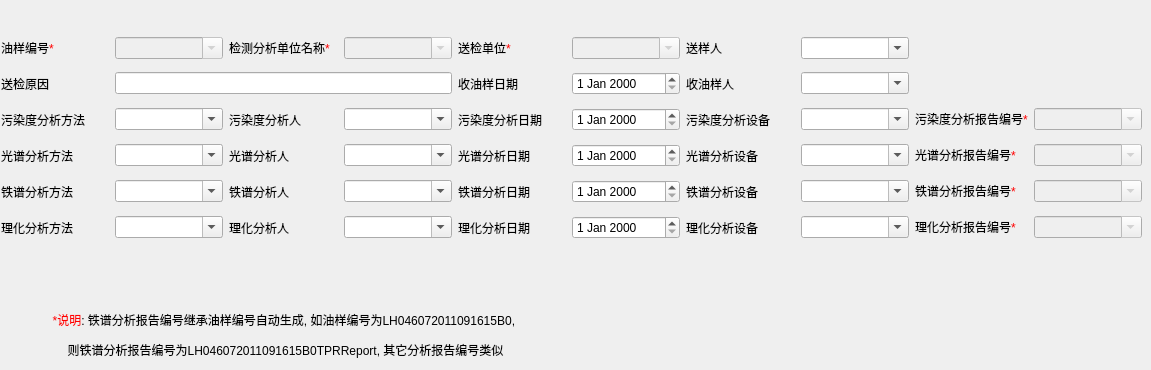
   <widget class="QWidget" name="tab_23">
    <attribute name="title">
     <string>油样检测分析信息</string>
    </attribute>
    <widget class="QLabel" name="label_291">
     <property name="geometry">
      <rect>
       <x>0</x>
       <y>310</y>
       <width>571</width>
       <height>51</height>
      </rect>
     </property>
     <property name="text">
      <string>&lt;html&gt;&lt;head/&gt;&lt;body&gt;&lt;p align=&quot;center&quot;&gt;&lt;span style=&quot; color:#ff0000;&quot;&gt;*说明&lt;/span&gt;: 铁谱分析报告编号继承油样编号自动生成, 如油样编号为LH046072011091615B0, &lt;/p&gt;&lt;p align=&quot;center&quot;&gt;       则铁谱分析报告编号为LH046072011091615B0TPRReport, 其它分析报告编号类似&lt;/p&gt;&lt;/body&gt;&lt;/html&gt;</string>
     </property>
    </widget>
    <widget class="QWidget" name="layoutWidget_23">
     <property name="geometry">
      <rect>
       <x>1</x>
       <y>30</y>
       <width>1141</width>
       <height>221</height>
      </rect>
     </property>
     <layout class="QGridLayout" name="gridLayout_23">
      <item row="0" column="0">
       <widget class="QLabel" name="label_292">
        <property name="text">
         <string>&lt;html&gt;&lt;head/&gt;&lt;body&gt;&lt;p&gt;油样编号&lt;span style=&quot; color:#ff0000;&quot;&gt;*&lt;/span&gt;&lt;/p&gt;&lt;/body&gt;&lt;/html&gt;</string>
        </property>
       </widget>
      </item>
      <item row="0" column="1">
       <widget class="QComboBox" name="_comboBoxOilAnalyzeOilSampleID_3">
        <property name="enabled">
         <bool>false</bool>
        </property>
        <property name="editable">
         <bool>true</bool>
        </property>
       </widget>
      </item>
      <item row="0" column="3">
       <widget class="QComboBox" name="_comboBoxOilAnalyzeUnitName_3">
        <property name="enabled">
         <bool>false</bool>
        </property>
        <property name="editable">
         <bool>true</bool>
        </property>
       </widget>
      </item>
      <item row="0" column="2">
       <widget class="QLabel" name="label_293">
        <property name="text">
         <string>&lt;html&gt;&lt;head/&gt;&lt;body&gt;&lt;p&gt;检测分析单位名称&lt;span style=&quot; color:#ff0000;&quot;&gt;*&lt;/span&gt;&lt;/p&gt;&lt;/body&gt;&lt;/html&gt;</string>
        </property>
       </widget>
      </item>
      <item row="0" column="4">
       <widget class="QLabel" name="label_294">
        <property name="text">
         <string>&lt;html&gt;&lt;head/&gt;&lt;body&gt;&lt;p&gt;送检单位&lt;span style=&quot; color:#ff0000;&quot;&gt;*&lt;/span&gt;&lt;/p&gt;&lt;/body&gt;&lt;/html&gt;</string>
        </property>
       </widget>
      </item>
      <item row="0" column="5">
       <widget class="QComboBox" name="_comboBoxOilAnalyzeSendUnit_3">
        <property name="enabled">
         <bool>false</bool>
        </property>
        <property name="editable">
         <bool>true</bool>
        </property>
       </widget>
      </item>
      <item row="0" column="6">
       <widget class="QLabel" name="label_295">
        <property name="text">
         <string>送样人</string>
        </property>
       </widget>
      </item>
      <item row="1" column="6">
       <widget class="QLabel" name="label_298">
        <property name="text">
         <string>收油样人</string>
        </property>
       </widget>
      </item>
      <item row="1" column="0">
       <widget class="QLabel" name="label_296">
        <property name="text">
         <string>送检原因</string>
        </property>
       </widget>
      </item>
      <item row="0" column="7">
       <widget class="QComboBox" name="_comboBoxOilAnalyzeSendGuy_3">
        <property name="editable">
         <bool>true</bool>
        </property>
       </widget>
      </item>
      <item row="2" column="1">
       <widget class="QComboBox" name="_comboBoxOilAnalyzePollutionLevelMethod_3">
        <property name="editable">
         <bool>true</bool>
        </property>
       </widget>
      </item>
      <item row="1" column="4">
       <widget class="QLabel" name="label_297">
        <property name="text">
         <string>收油样日期</string>
        </property>
       </widget>
      </item>
      <item row="1" column="5">
       <widget class="QDateEdit" name="_dateEditOilAnalyzeReceiveDate_3"/>
      </item>
      <item row="1" column="7">
       <widget class="QComboBox" name="_comboBoxOilAnalyzeReceiveGuy_3">
        <property name="editable">
         <bool>true</bool>
        </property>
       </widget>
      </item>
      <item row="2" column="0">
       <widget class="QLabel" name="label_299">
        <property name="text">
         <string>污染度分析方法</string>
        </property>
       </widget>
      </item>
      <item row="2" column="3">
       <widget class="QComboBox" name="_comboBoxOilAnalyzePollutionLevelGuy_3">
        <property name="editable">
         <bool>true</bool>
        </property>
       </widget>
      </item>
      <item row="2" column="2">
       <widget class="QLabel" name="label_300">
        <property name="text">
         <string>污染度分析人</string>
        </property>
       </widget>
      </item>
      <item row="2" column="6">
       <widget class="QLabel" name="label_302">
        <property name="text">
         <string>污染度分析设备</string>
        </property>
       </widget>
      </item>
      <item row="2" column="4">
       <widget class="QLabel" name="label_301">
        <property name="text">
         <string>污染度分析日期</string>
        </property>
       </widget>
      </item>
      <item row="2" column="5">
       <widget class="QDateEdit" name="_dateEditOilAnalyzePollutionDate_3"/>
      </item>
      <item row="2" column="7">
       <widget class="QComboBox" name="_comboBoxOilAnalyzePolluteLevelEquip_3">
        <property name="editable">
         <bool>true</bool>
        </property>
       </widget>
      </item>
      <item row="2" column="8">
       <widget class="QLabel" name="label_303">
        <property name="text">
         <string>&lt;html&gt;&lt;head/&gt;&lt;body&gt;&lt;p&gt;污染度分析报告编号&lt;span style=&quot; color:#ff0000;&quot;&gt;*&lt;/span&gt;&lt;/p&gt;&lt;/body&gt;&lt;/html&gt;</string>
        </property>
       </widget>
      </item>
      <item row="2" column="9">
       <widget class="QComboBox" name="_comboBoxOilAnalyzePolluteReportID_3">
        <property name="enabled">
         <bool>false</bool>
        </property>
        <property name="editable">
         <bool>true</bool>
        </property>
       </widget>
      </item>
      <item row="3" column="1">
       <widget class="QComboBox" name="_comboBoxOilAnalyzeLightMethod_3">
        <property name="editable">
         <bool>true</bool>
        </property>
       </widget>
      </item>
      <item row="3" column="0">
       <widget class="QLabel" name="label_304">
        <property name="text">
         <string>光谱分析方法</string>
        </property>
       </widget>
      </item>
      <item row="3" column="3">
       <widget class="QComboBox" name="_comboBoxOilAnalyzeLightGuy_3">
        <property name="editable">
         <bool>true</bool>
        </property>
       </widget>
      </item>
      <item row="3" column="2">
       <widget class="QLabel" name="label_305">
        <property name="text">
         <string>光谱分析人</string>
        </property>
       </widget>
      </item>
      <item row="3" column="6">
       <widget class="QLabel" name="label_307">
        <property name="text">
         <string>光谱分析设备</string>
        </property>
       </widget>
      </item>
      <item row="3" column="4">
       <widget class="QLabel" name="label_306">
        <property name="text">
         <string>光谱分析日期</string>
        </property>
       </widget>
      </item>
      <item row="3" column="5">
       <widget class="QDateEdit" name="_dateEditOilAnalyzeLightDate_3"/>
      </item>
      <item row="3" column="7">
       <widget class="QComboBox" name="_comboBoxOilAnalyzeLightEquip_3">
        <property name="editable">
         <bool>true</bool>
        </property>
       </widget>
      </item>
      <item row="3" column="9">
       <widget class="QComboBox" name="_comboBoxOilAnalyzeLightEquipID_3">
        <property name="enabled">
         <bool>false</bool>
        </property>
        <property name="editable">
         <bool>true</bool>
        </property>
       </widget>
      </item>
      <item row="4" column="1">
       <widget class="QComboBox" name="_comboBoxOilAnalyzeMentalMethod_3">
        <property name="editable">
         <bool>true</bool>
        </property>
       </widget>
      </item>
      <item row="4" column="0">
       <widget class="QLabel" name="label_309">
        <property name="text">
         <string>铁谱分析方法</string>
        </property>
       </widget>
      </item>
      <item row="4" column="3">
       <widget class="QComboBox" name="_comboBoxOilAnalyzeMentalGuy_3">
        <property name="editable">
         <bool>true</bool>
        </property>
       </widget>
      </item>
      <item row="4" column="2">
       <widget class="QLabel" name="label_310">
        <property name="text">
         <string>铁谱分析人</string>
        </property>
       </widget>
      </item>
      <item row="4" column="4">
       <widget class="QLabel" name="label_311">
        <property name="text">
         <string>铁谱分析日期</string>
        </property>
       </widget>
      </item>
      <item row="4" column="5">
       <widget class="QDateEdit" name="_dateEditOilAnalyzeMentalDate_3"/>
      </item>
      <item row="4" column="6">
       <widget class="QLabel" name="label_312">
        <property name="text">
         <string>铁谱分析设备</string>
        </property>
       </widget>
      </item>
      <item row="4" column="7">
       <widget class="QComboBox" name="_comboBoxOilAnalyzeMentalEquip_3">
        <property name="editable">
         <bool>true</bool>
        </property>
       </widget>
      </item>
      <item row="4" column="8">
       <widget class="QLabel" name="label_313">
        <property name="text">
         <string>&lt;html&gt;&lt;head/&gt;&lt;body&gt;&lt;p&gt;铁谱分析报告编号&lt;span style=&quot; color:#ff0000;&quot;&gt;*&lt;/span&gt;&lt;/p&gt;&lt;/body&gt;&lt;/html&gt;</string>
        </property>
       </widget>
      </item>
      <item row="4" column="9">
       <widget class="QComboBox" name="_comboBoxOilAnalyzeMentalEquipID_3">
        <property name="enabled">
         <bool>false</bool>
        </property>
        <property name="editable">
         <bool>true</bool>
        </property>
       </widget>
      </item>
      <item row="5" column="1">
       <widget class="QComboBox" name="_comboBoxOilAnalyzeLihuaMethod_3">
        <property name="editable">
         <bool>true</bool>
        </property>
       </widget>
      </item>
      <item row="5" column="0">
       <widget class="QLabel" name="label_314">
        <property name="text">
         <string>理化分析方法</string>
        </property>
       </widget>
      </item>
      <item row="5" column="3">
       <widget class="QComboBox" name="_comboBoxOilAnalyzeLihuaGuy_3">
        <property name="editable">
         <bool>true</bool>
        </property>
       </widget>
      </item>
      <item row="5" column="2">
       <widget class="QLabel" name="label_315">
        <property name="text">
         <string>理化分析人</string>
        </property>
       </widget>
      </item>
      <item row="5" column="6">
       <widget class="QLabel" name="label_317">
        <property name="text">
         <string>理化分析设备</string>
        </property>
       </widget>
      </item>
      <item row="5" column="4">
       <widget class="QLabel" name="label_316">
        <property name="text">
         <string>理化分析日期</string>
        </property>
       </widget>
      </item>
      <item row="5" column="5">
       <widget class="QDateEdit" name="_dateEditOilAnalyzeLihuaDate_3"/>
      </item>
      <item row="5" column="7">
       <widget class="QComboBox" name="_comboBoxOilAnalyzeLihuaEquip_3">
        <property name="editable">
         <bool>true</bool>
        </property>
       </widget>
      </item>
      <item row="5" column="8">
       <widget class="QLabel" name="label_318">
        <property name="text">
         <string>&lt;html&gt;&lt;head/&gt;&lt;body&gt;&lt;p&gt;理化分析报告编号&lt;span style=&quot; color:#ff0000;&quot;&gt;*&lt;/span&gt;&lt;/p&gt;&lt;/body&gt;&lt;/html&gt;</string>
        </property>
       </widget>
      </item>
      <item row="5" column="9">
       <widget class="QComboBox" name="_comboBoxOilAnalyzeLihuaEquipID_3">
        <property name="enabled">
         <bool>false</bool>
        </property>
        <property name="editable">
         <bool>true</bool>
        </property>
       </widget>
      </item>
      <item row="1" column="1" colspan="3">
       <widget class="QLineEdit" name="_editOilAnalyzeReason_3"/>
      </item>
      <item row="3" column="8">
       <widget class="QLabel" name="label_308">
        <property name="text">
         <string>&lt;html&gt;&lt;head/&gt;&lt;body&gt;&lt;p&gt;光谱分析报告编号&lt;span style=&quot; color:#ff0000;&quot;&gt;*&lt;/span&gt;&lt;/p&gt;&lt;/body&gt;&lt;/html&gt;</string>
        </property>
       </widget>
      </item>
     </layout>
    </widget>
   </widget>
